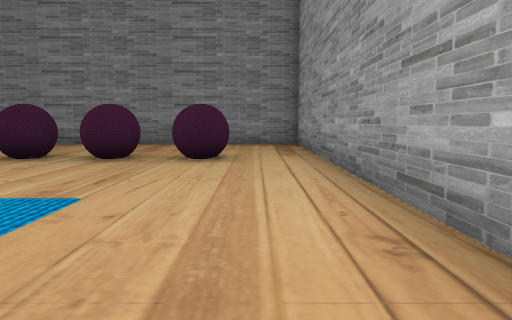
View 1 (above)

19 first-person views from a walk through a scene from a Unity 3-D project. The camera is 1.4 m above the floor, tilts 6° down and sees 70° across. The floor is counted in squares, 2 m on a side. Each view is taken from the middle of a square. On the plan, view 1 faces up. The plan holds only what a view shows up to about 11 squares ahead; the rest is blank. The place goes on beyond the plan.

View 2
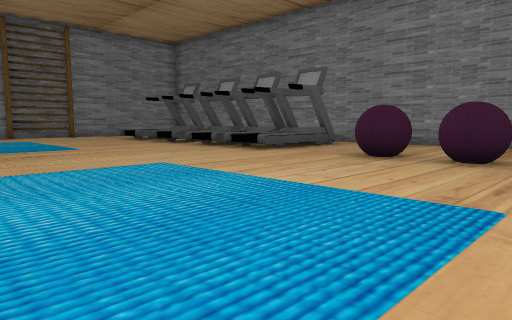

View 3
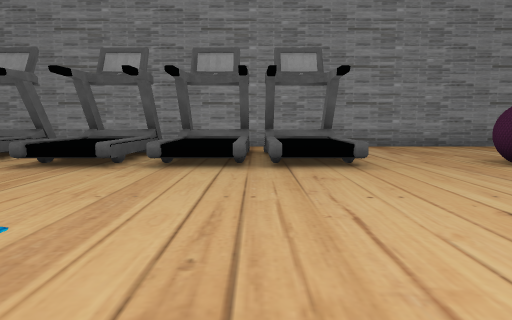

View 4
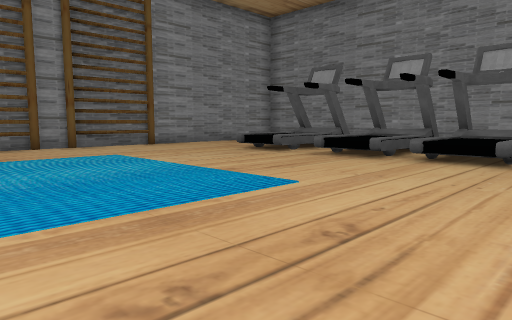

View 5
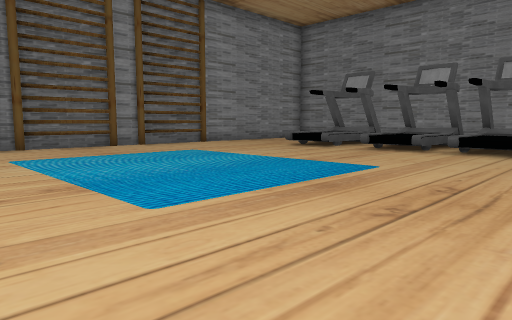

View 6
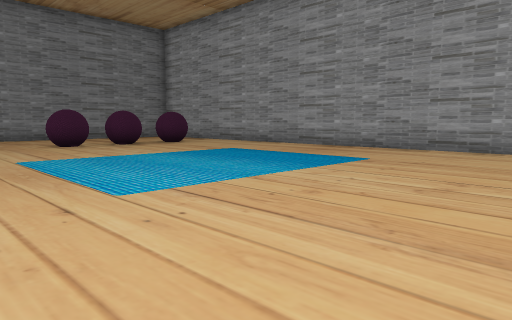

View 7
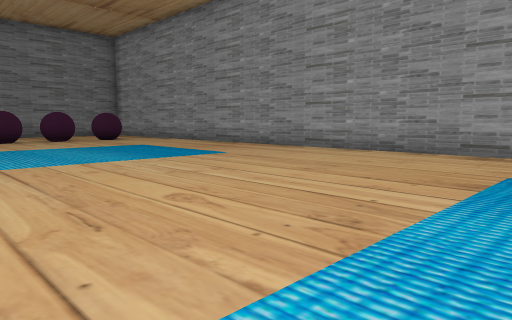

View 8
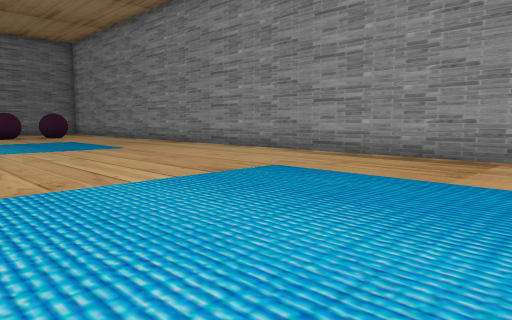

View 9
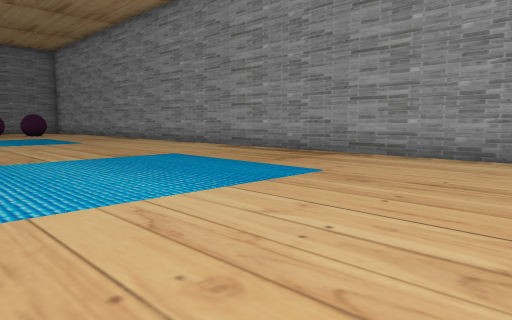

View 10
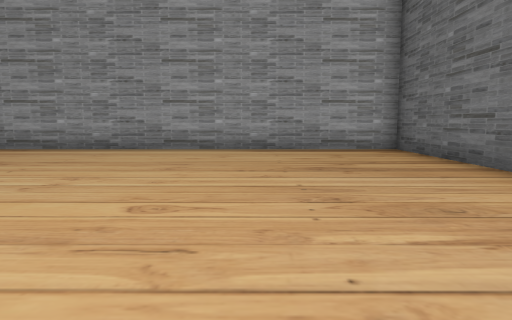

View 11
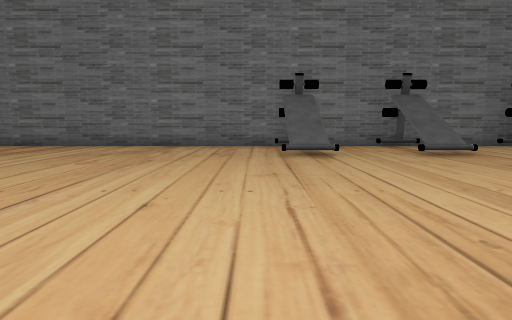

View 12
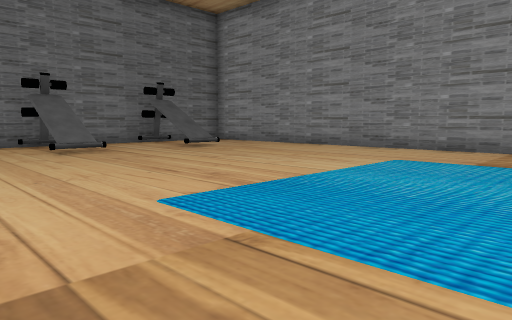

View 13
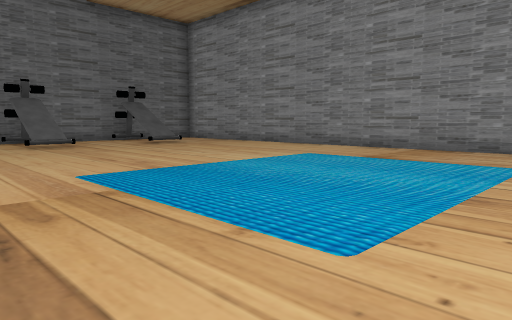

View 14
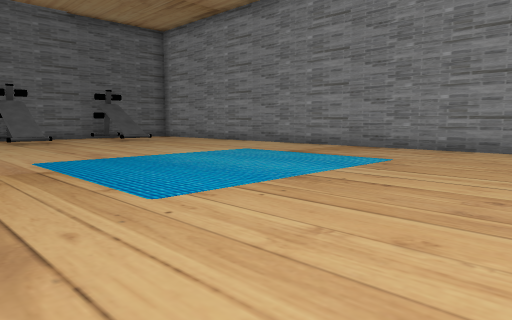

View 15
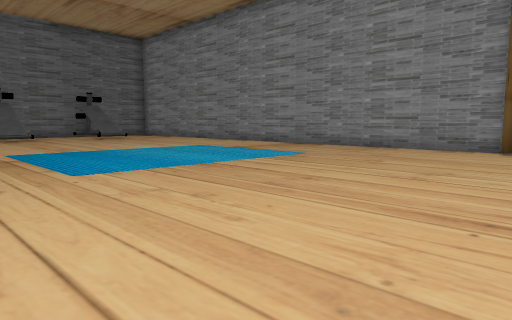

View 16
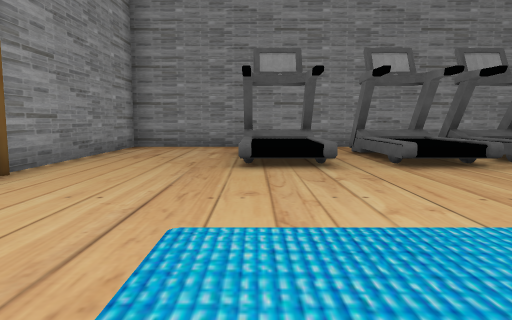

View 17
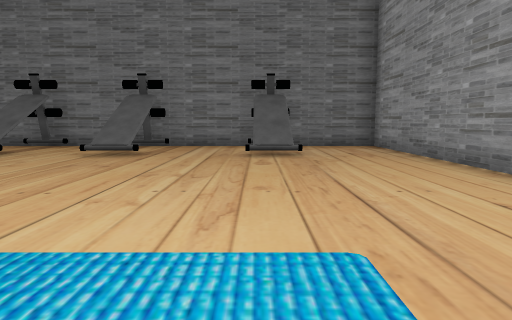

View 18
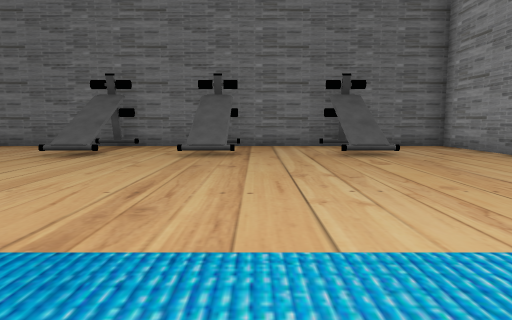

View 19
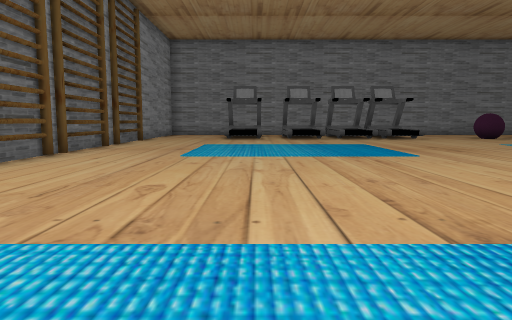

### Floor plan
Key: @ floor where view 1 was taken; # wall or solid block; x gap in a wall; . floor; / step, stairs or slope; ^ raised ledge; B ball.
Columns run from 19 left of view 1 to 2 right of it. Each row starts with its distance up from view 1.
 12 ##################
 11 #...  .   .  ........#
 10 #...  /   / .........#
  9 #...^^x^.^#^.........#
  8 #...^^.^.^.^.........#
  7 #...^^.^.^.^..BBB.B..#
  6 #....................#
  5 #....................#
  4 #....................#
  3 #....................#
  2 #....................#
  1 #....................#
  0 #..................@.#
 -1 #....................#
 -2 #....................#
 -3 #....................#
 -4 #....................#
 -5 #.......... .........#
 -6 #.......... .........#
 -7 #.......... .........#
 -8 #........... ........#
 -9 #....................#
-10 #....................#
-11 #....................#
-12 #....................#
-13 #....................#
-14 #....................#
-15 #....................#
-16 #..^^..^..^..........#
-17 #...x..#..#..........#
-18 #.. #..#..#..........#
-19 ######################

Positions as (right, up) in squares from view 1, and headings:
1: (0, 0), facing up
2: (-1, 0), facing up-left
3: (-9, 1), facing up
4: (-8, 0), facing up-left
5: (-8, -2), facing up-left
6: (-8, -4), facing up-right
7: (-7, -7), facing up-right
8: (-6, -10), facing up-right
9: (-6, -13), facing up-right
10: (-8, -15), facing right
11: (-8, -8), facing down
12: (-9, -7), facing down-left
13: (-9, -5), facing down-left
14: (-9, -3), facing down-left
15: (-9, -1), facing down-left
16: (-15, 1), facing up
17: (-15, -8), facing down
18: (-13, -8), facing down
19: (-14, -8), facing up
